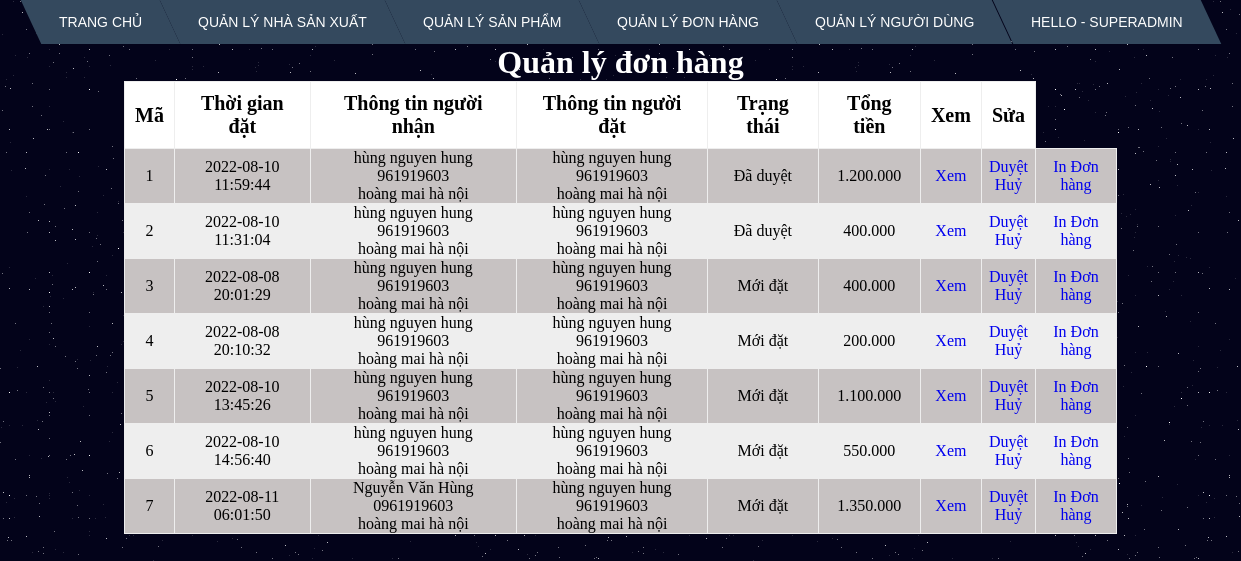
The app's page /admin/orders/index.php (signed in), older data.
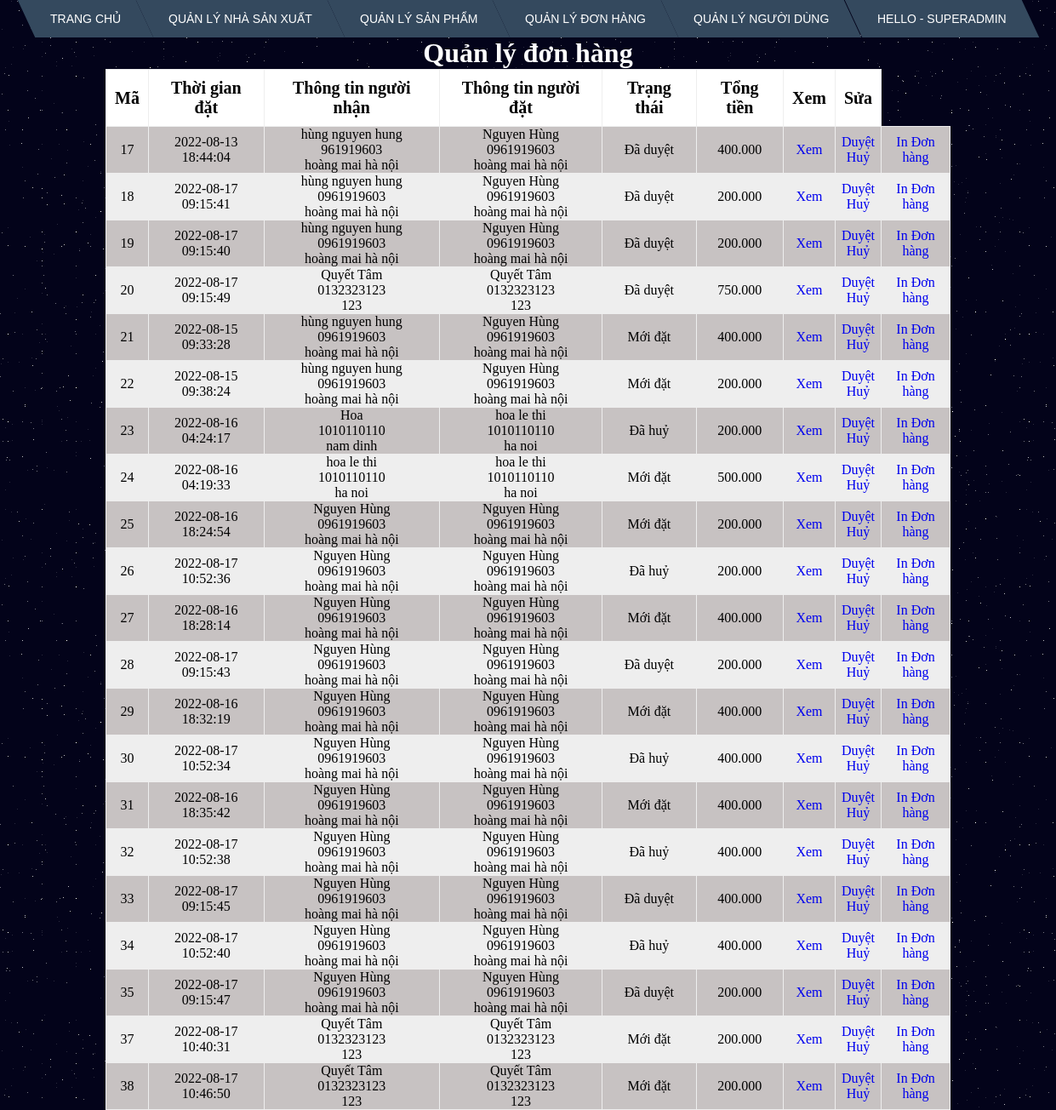
The same page, newer data.
### tables this page shows
CREATE TABLE `orders` (
  `id` int(11) NOT NULL,
  `customer_id` int(11) NOT NULL,
  `name_receiver` varchar(50) NOT NULL,
  `phone_receiver` varchar(20) NOT NULL,
  `address_receiver` text NOT NULL,
  `status` text NOT NULL,
  `created_at` timestamp NOT NULL DEFAULT current_timestamp() ON UPDATE current_timestamp(),
  `total_price` float NOT NULL
);

CREATE TABLE `customers` (
  `id` int(11) NOT NULL,
  `name` varchar(50) NOT NULL,
  `email` varchar(50) NOT NULL,
  `password` varchar(200) NOT NULL,
  `phone_number` varchar(15) NOT NULL,
  `address` varchar(200) NOT NULL,
  `token` varchar(50) DEFAULT NULL
);

### admin/orders/index.php (the view, shortened to what this page needs)
<!DOCTYPE html>
<html>
<head>
	<link rel="stylesheet" href="../css/menu.css">
	<link rel="stylesheet" href="../css/table.css"><link rel="stylesheet" href="../css/bg-galaxy.css">
</head>
<body>
<?php
require '../connect.php';
$sql = "select
orders.*,
customers.name,
customers.phone_number,
customers.address
from orders
join customers
on customers.id = orders.customer_id ORDER BY id";
$result = mysqli_query($connect,$sql);
?>
<?php include'../menu.php' ?>
<h1>Quản lý đơn hàng</h1>
<table border="1" width="100%">
	<tr>
		<th>Mã</th>
		<th>Thời gian đặt</th>
		<th>Thông tin người nhận</th>
		<th>Thông tin người đặt</th>
		<th>Trạng thái</th>
		<th>Tổng tiền</th>
		<th>Xem</th>
		<th>Sửa</th>
	</tr>
	<?php foreach ($result as $each): ?>
		<tr>
			<td><?php echo $each['id'] ?></td>
			<td><?php echo $each['created_at'] ?></td>
			<td>
				<?php echo $each['name_receiver'] ?><br>
				<?php echo $each['phone_receiver'] ?><br>
				<?php echo $each['address_receiver'] ?><br>
			</td>
			<td>
				<?php echo $each['name'] ?><br>
				<?php echo $each['phone_number'] ?><br>
				<?php echo $each['address'] ?><br>
			</td>
			<td>
				<?php
					switch ($each['status']) {
						case '0':
							echo "Mới đặt";
							break;
						case '1':
							echo "Đã duyệt";
							break;
						case '2':
							echo "Đã huỷ";
							break;
					}
				?>
			</td>
			<td><?php echo number_format($each['total_price'],0,',','.') ?></td>
			<td>
				<a href="detail.php?id=<?php echo $each['id'] ?>">
					Xem
				</a>
			</td>
			<td>
				<a href="update.php?id=<?php echo $each['id'] ?>&status=1">
					Duyệt
				</a>
				<br>
				<a href="update.php?id=<?php echo $each['id'] ?>&status=2">
					Huỷ
				</a>
			</td>
			<td><a href="process_order_printing.php?id=<?php echo $each['id'] ?>">In Đơn hàng</a></td>
		</tr>
	<?php endforeach ?>
</table>
</body>
</html>

Row changes from the older to the newer data that the page shows:
removed orders: id "1", created_at "2022-08-10 11:59:44", name_receiver "hùng nguyen hung", phone_receiver "961919603", address_receiver "hoàng mai hà nội", customer.name "hùng nguyen hung", customer.phone_number "961919603", customer.address "hoàng mai hà nội", status "Đã duyệt", total_price "1.200.000"
removed orders: id "2", created_at "2022-08-10 11:31:04", name_receiver "hùng nguyen hung", phone_receiver "961919603", address_receiver "hoàng mai hà nội", customer.name "hùng nguyen hung", customer.phone_number "961919603", customer.address "hoàng mai hà nội", status "Đã duyệt", total_price "400.000"
removed orders: id "3", created_at "2022-08-08 20:01:29", name_receiver "hùng nguyen hung", phone_receiver "961919603", address_receiver "hoàng mai hà nội", customer.name "hùng nguyen hung", customer.phone_number "961919603", customer.address "hoàng mai hà nội", status "Mới đặt", total_price "400.000"
removed orders: id "4", created_at "2022-08-08 20:10:32", name_receiver "hùng nguyen hung", phone_receiver "961919603", address_receiver "hoàng mai hà nội", customer.name "hùng nguyen hung", customer.phone_number "961919603", customer.address "hoàng mai hà nội", status "Mới đặt", total_price "200.000"
removed orders: id "5", created_at "2022-08-10 13:45:26", name_receiver "hùng nguyen hung", phone_receiver "961919603", address_receiver "hoàng mai hà nội", customer.name "hùng nguyen hung", customer.phone_number "961919603", customer.address "hoàng mai hà nội", status "Mới đặt", total_price "1.100.000"
removed orders: id "6", created_at "2022-08-10 14:56:40", name_receiver "hùng nguyen hung", phone_receiver "961919603", address_receiver "hoàng mai hà nội", customer.name "hùng nguyen hung", customer.phone_number "961919603", customer.address "hoàng mai hà nội", status "Mới đặt", total_price "550.000"
removed orders: id "7", created_at "2022-08-11 06:01:50", name_receiver "Nguyễn Văn Hùng", phone_receiver "0961919603", address_receiver "hoàng mai hà nội", customer.name "hùng nguyen hung", customer.phone_number "961919603", customer.address "hoàng mai hà nội", status "Mới đặt", total_price "1.350.000"
added orders: id "17", created_at "2022-08-13 18:44:04", name_receiver "hùng nguyen hung", phone_receiver "961919603", address_receiver "hoàng mai hà nội", customer.name "Nguyen Hùng", customer.phone_number "0961919603", customer.address "hoàng mai hà nội", status "Đã duyệt", total_price "400.000"
added orders: id "18", created_at "2022-08-17 09:15:41", name_receiver "hùng nguyen hung", phone_receiver "0961919603", address_receiver "hoàng mai hà nội", customer.name "Nguyen Hùng", customer.phone_number "0961919603", customer.address "hoàng mai hà nội", status "Đã duyệt", total_price "200.000"
added orders: id "19", created_at "2022-08-17 09:15:40", name_receiver "hùng nguyen hung", phone_receiver "0961919603", address_receiver "hoàng mai hà nội", customer.name "Nguyen Hùng", customer.phone_number "0961919603", customer.address "hoàng mai hà nội", status "Đã duyệt", total_price "200.000"
added orders: id "20", created_at "2022-08-17 09:15:49", name_receiver "Quyết Tâm", phone_receiver "0132323123", address_receiver "123", customer.name "Quyết Tâm", customer.phone_number "0132323123", customer.address "123", status "Đã duyệt", total_price "750.000"
added orders: id "21", created_at "2022-08-15 09:33:28", name_receiver "hùng nguyen hung", phone_receiver "0961919603", address_receiver "hoàng mai hà nội", customer.name "Nguyen Hùng", customer.phone_number "0961919603", customer.address "hoàng mai hà nội", status "Mới đặt", total_price "400.000"
added orders: id "22", created_at "2022-08-15 09:38:24", name_receiver "hùng nguyen hung", phone_receiver "0961919603", address_receiver "hoàng mai hà nội", customer.name "Nguyen Hùng", customer.phone_number "0961919603", customer.address "hoàng mai hà nội", status "Mới đặt", total_price "200.000"
added orders: id "23", created_at "2022-08-16 04:24:17", name_receiver "Hoa", phone_receiver "1010110110", address_receiver "nam dinh", customer.name "hoa le thi", customer.phone_number "1010110110", customer.address "ha noi", status "Đã huỷ", total_price "200.000"
added orders: id "24", created_at "2022-08-16 04:19:33", name_receiver "hoa le thi", phone_receiver "1010110110", address_receiver "ha noi", customer.name "hoa le thi", customer.phone_number "1010110110", customer.address "ha noi", status "Mới đặt", total_price "500.000"
added orders: id "25", created_at "2022-08-16 18:24:54", name_receiver "Nguyen Hùng", phone_receiver "0961919603", address_receiver "hoàng mai hà nội", customer.name "Nguyen Hùng", customer.phone_number "0961919603", customer.address "hoàng mai hà nội", status "Mới đặt", total_price "200.000"
added orders: id "26", created_at "2022-08-17 10:52:36", name_receiver "Nguyen Hùng", phone_receiver "0961919603", address_receiver "hoàng mai hà nội", customer.name "Nguyen Hùng", customer.phone_number "0961919603", customer.address "hoàng mai hà nội", status "Đã huỷ", total_price "200.000"
added orders: id "27", created_at "2022-08-16 18:28:14", name_receiver "Nguyen Hùng", phone_receiver "0961919603", address_receiver "hoàng mai hà nội", customer.name "Nguyen Hùng", customer.phone_number "0961919603", customer.address "hoàng mai hà nội", status "Mới đặt", total_price "400.000"
added orders: id "28", created_at "2022-08-17 09:15:43", name_receiver "Nguyen Hùng", phone_receiver "0961919603", address_receiver "hoàng mai hà nội", customer.name "Nguyen Hùng", customer.phone_number "0961919603", customer.address "hoàng mai hà nội", status "Đã duyệt", total_price "200.000"
added orders: id "29", created_at "2022-08-16 18:32:19", name_receiver "Nguyen Hùng", phone_receiver "0961919603", address_receiver "hoàng mai hà nội", customer.name "Nguyen Hùng", customer.phone_number "0961919603", customer.address "hoàng mai hà nội", status "Mới đặt", total_price "400.000"
added orders: id "30", created_at "2022-08-17 10:52:34", name_receiver "Nguyen Hùng", phone_receiver "0961919603", address_receiver "hoàng mai hà nội", customer.name "Nguyen Hùng", customer.phone_number "0961919603", customer.address "hoàng mai hà nội", status "Đã huỷ", total_price "400.000"
added orders: id "31", created_at "2022-08-16 18:35:42", name_receiver "Nguyen Hùng", phone_receiver "0961919603", address_receiver "hoàng mai hà nội", customer.name "Nguyen Hùng", customer.phone_number "0961919603", customer.address "hoàng mai hà nội", status "Mới đặt", total_price "400.000"
added orders: id "32", created_at "2022-08-17 10:52:38", name_receiver "Nguyen Hùng", phone_receiver "0961919603", address_receiver "hoàng mai hà nội", customer.name "Nguyen Hùng", customer.phone_number "0961919603", customer.address "hoàng mai hà nội", status "Đã huỷ", total_price "400.000"
added orders: id "33", created_at "2022-08-17 09:15:45", name_receiver "Nguyen Hùng", phone_receiver "0961919603", address_receiver "hoàng mai hà nội", customer.name "Nguyen Hùng", customer.phone_number "0961919603", customer.address "hoàng mai hà nội", status "Đã duyệt", total_price "400.000"
added orders: id "34", created_at "2022-08-17 10:52:40", name_receiver "Nguyen Hùng", phone_receiver "0961919603", address_receiver "hoàng mai hà nội", customer.name "Nguyen Hùng", customer.phone_number "0961919603", customer.address "hoàng mai hà nội", status "Đã huỷ", total_price "400.000"
added orders: id "35", created_at "2022-08-17 09:15:47", name_receiver "Nguyen Hùng", phone_receiver "0961919603", address_receiver "hoàng mai hà nội", customer.name "Nguyen Hùng", customer.phone_number "0961919603", customer.address "hoàng mai hà nội", status "Đã duyệt", total_price "200.000"
added orders: id "37", created_at "2022-08-17 10:40:31", name_receiver "Quyết Tâm", phone_receiver "0132323123", address_receiver "123", customer.name "Quyết Tâm", customer.phone_number "0132323123", customer.address "123", status "Mới đặt", total_price "200.000"
added orders: id "38", created_at "2022-08-17 10:46:50", name_receiver "Quyết Tâm", phone_receiver "0132323123", address_receiver "123", customer.name "Quyết Tâm", customer.phone_number "0132323123", customer.address "123", status "Mới đặt", total_price "200.000"
